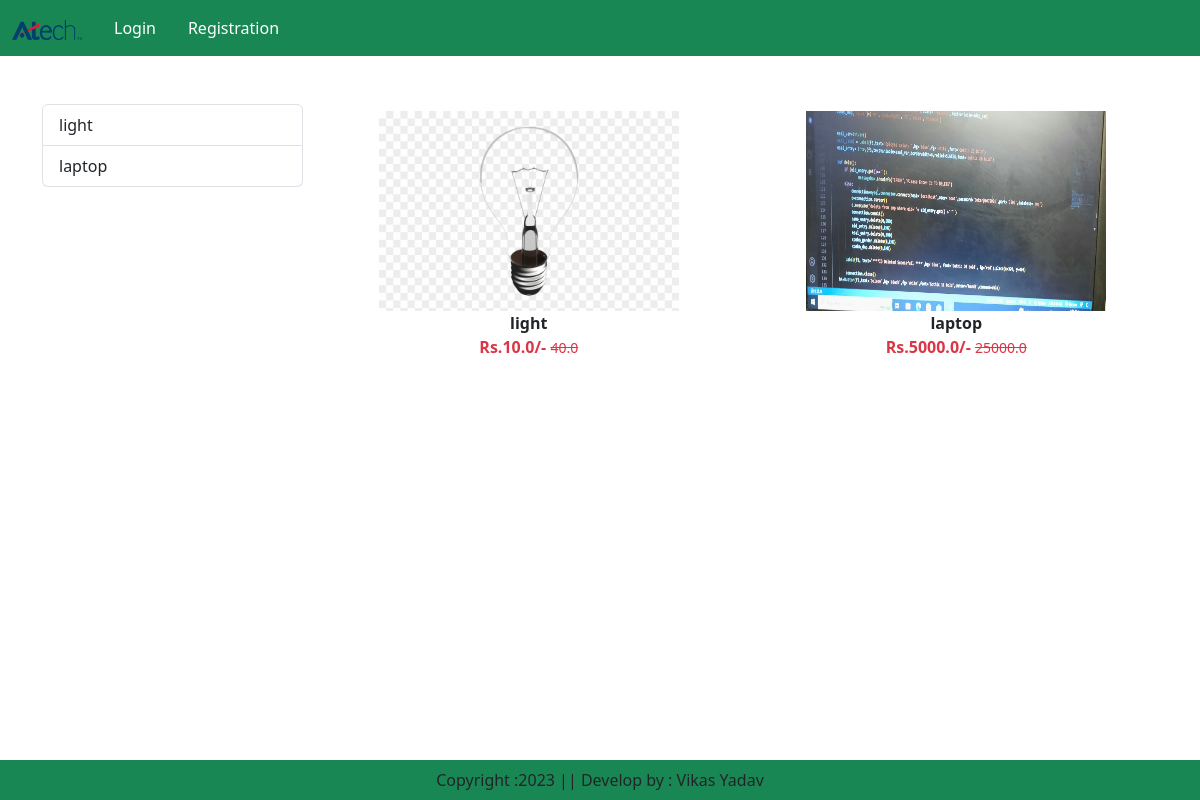
Screenshot of /category/LP with the database file from the repository.
### app/models.py (models this page shows, shortened)
class Product(models.Model):
    title = models.CharField(max_length=100)
    selling_price = models.FloatField()
    discount_price = models.FloatField()
    description = models.TextField()
    composition = models.TextField()
    prodapp = models.TextField(default='')
    category = models.CharField(choices=CATEGORY_CHOICES, max_length=2)
    product_images = models.ImageField(upload_to='product')

### app/views.py (the view)
# urls.py: path("category/<slug:val>", views.CategoryView.as_view(),name="category"),
class CategoryView(View):
    def get(self,request,val):
        product = Product.objects.filter(category=val)
        title = Product.objects.filter(category=val).values('title')
        return render(request,"app/category.html",locals())

### app/templates/app/category.html (shortened to what this page needs)
{% extends 'app/base.html' %}
{% load static %}
{% block main-content %}
   <div class="container my-5">
      <div class="row">
         <div class="col-sm-3">
            <div class="list-group">
                  {% for val in title  %}
                     <a href="{% url 'category-title' val.title %}" class='list-group-item list-group-item-action' aria-current='True'>{{val.title}}</a>
                  {% endfor %}
               </div>
         </div>
         <div class="col-sm-9">
            <div class="row">
               {% for prod in product %}
                  <div class="col text-center mb-4">
                        <a href={% url 'product-detail' prod.id %} class="btn">
                        <div>
                           <img src="{{prod.product_images.url}}" width="300px" height="200px" alt="imge not found" />
                           <div class="fw-bold">{{prod.title}}</div>
                           <div class="fw-bold text-danger">
                              Rs.{{prod.discount_price}}/-
                              <small class="fw-light text-decoration-line-through">{{prod.selling_price}}
                              </small>
                           </div>
                        </div>
                       </a>
                  </div>
               {% endfor %}
            </div>
         </div>
      </div>
   </div>
{% endblock main-content %}

### rows the page displays
Product: product_images (picture), title "light", discount_price "10.0", selling_price "40.0"
Product: product_images (picture), title "laptop", discount_price "5000.0", selling_price "25000.0"

### other values shown
{{ val.title }} "light" "laptop"
